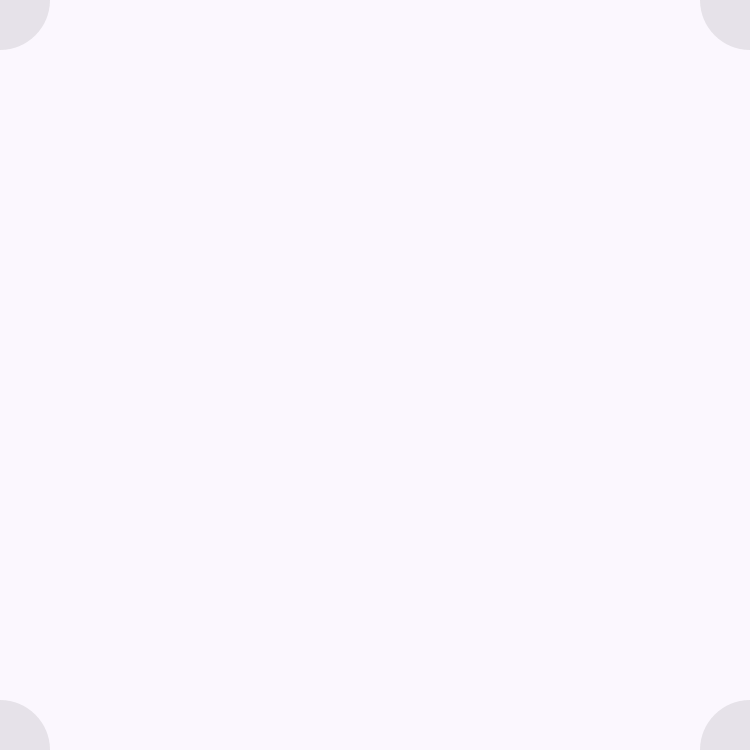
Frame 1 (no input)
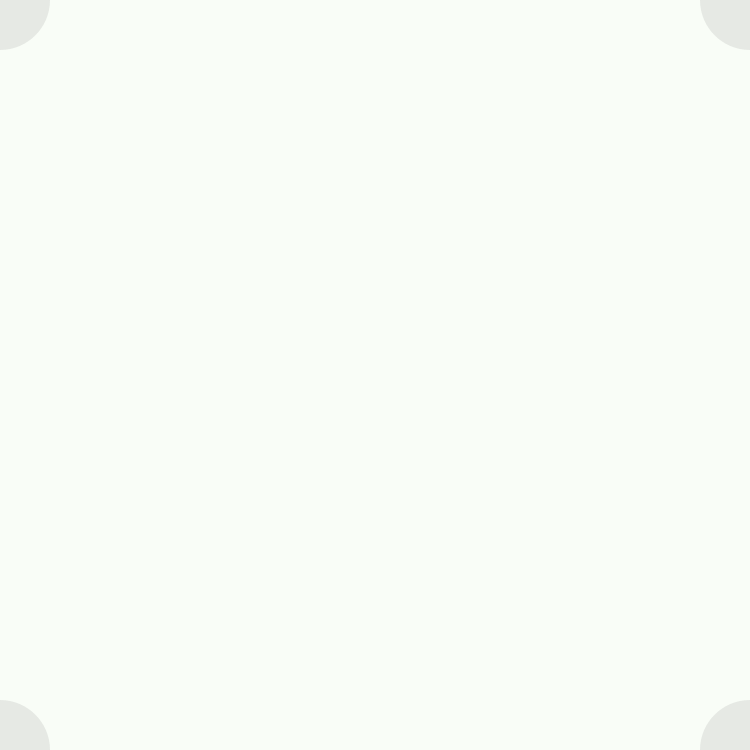
Frame 60 (the mouse pressed at the canvas centre just before this capture)
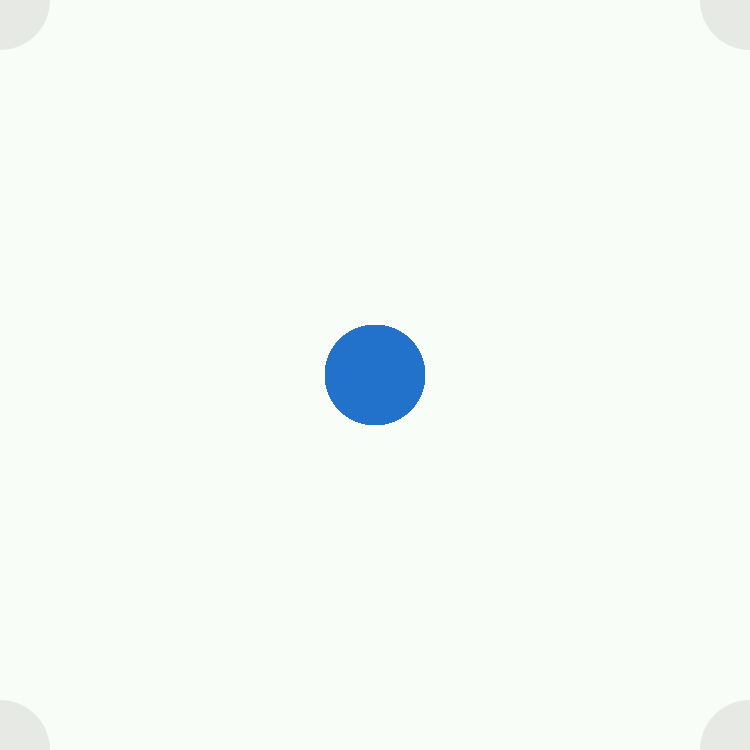
Frame 120 (the mouse held since frame 60 and released just before this capture)

The Processing sketch that drew these frames (run headless with seeded random() and noise(); from frame 60 on, the mouse is pressed at the canvas centre):

// Processing sketch: processing_12269
// ── processing_12269.pde

//Groovy Colors by Michael Lin
//September 17th, 2010

int value = 0;

void setup()
{
 size(750,750);

}

void draw()
{
 float d = dist(mouseX,mouseY,pmouseX,pmouseY);
if (mousePressed == true) {
  fill(random(0,255),random(0,255),random(0,255),random(0,255));
  triangle(mouseX,mouseY,mouseX-10,mouseY+20,width/2,height/2);
  triangle(mouseX,height-mouseY,mouseX-10,height-(mouseY+20),width/2,height/2);
  triangle(mouseY,mouseX,mouseY-10,mouseX+20,width/2,height/2);
  triangle(mouseY,height-mouseX,mouseY-10,height-(mouseX+20),width/2,height/2);
  triangle(width-mouseX,height-mouseY,width-(mouseX-10),height-(mouseY+20),width/2,height/2);
  triangle(width-mouseX,mouseY,width-(mouseX+10),mouseY-20,width/2,height/2); 
  triangle(width-mouseY,height-mouseX,width-(mouseY+10),height-(mouseX+20),width/2,height/2); 
  triangle(width-mouseY,mouseX,width-(mouseY-10),mouseX-20,width/2,height/2);  
  } else {
    background(random(245,255),random(245,255),random(245,255));
    noStroke();
    fill(0,random(0,50));
  }
  
  ellipse(mouseX, mouseY,100, 100);
  ellipse(width-mouseX, mouseY,100, 100);
  ellipse(mouseY,mouseX,100,100);
  ellipse(height-mouseY,mouseX,100,100);
  ellipse(width-mouseX,height-mouseY,100,100);
  ellipse(height-mouseY,width-mouseX,100,100);
  ellipse(mouseY,width-mouseX,100,100);
  ellipse(mouseX,height-mouseY,100,100);

  

}
